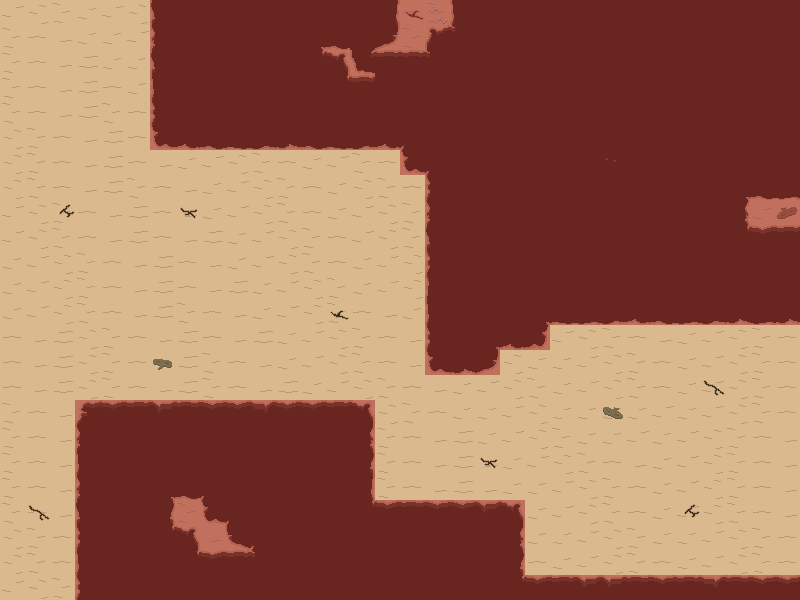

Tiled map render using the project's own tile images. Description and the whole map definition, tile-layer contents included, below:
An orthogonal 32x24 tile map with 25x25 px tiles, 3 tile layers (desertLayer, decorLayer, collisionLayer), 3 tilesets.

<map version="1.5" tiledversion="1.6.0" orientation="orthogonal" renderorder="right-down" width="32" height="24" tilewidth="25" tileheight="25" infinite="0" nextlayerid="5" nextobjectid="1">
 <editorsettings>
  <export target="tm_level2.json" format="json" />
 </editorsettings>
 <tileset firstgid="1" name="tm_collision" tilewidth="25" tileheight="25" tilecount="1" columns="1">
  <image source="tm_collision.png" width="25" height="25" />
 </tileset>
 <tileset firstgid="2" name="ts_decor" tilewidth="25" tileheight="25" tilecount="16" columns="4">
  <image source="ts_decor.png" width="100" height="100" />
 </tileset>
 <tileset firstgid="18" name="ts_desert" tilewidth="25" tileheight="25" tilecount="48" columns="8">
  <image source="ts_desert.png" width="200" height="150" />
 </tileset>
 <layer id="1" name="desertLayer" width="32" height="24">
  <data encoding="csv">
19,20,21,18,19,20,2147483701,44,44,44,44,44,44,44,44,2147483691,22,21,43,44,44,44,44,44,44,44,44,44,44,44,44,44,
21,22,23,18,18,19,2147483693,44,44,44,44,44,47,32,44,61,21,2147483685,38,44,44,44,44,44,44,44,44,44,44,44,44,44,
21,22,23,24,18,18,2147483701,44,44,44,44,44,39,37,41,31,31,38,44,44,44,44,44,44,44,44,44,44,44,44,44,44,
21,22,23,24,22,18,43,44,44,44,44,44,44,39,31,44,44,44,44,44,44,44,44,44,44,44,44,44,44,44,44,44,
21,22,23,24,21,22,51,44,44,44,44,44,44,44,44,44,44,44,44,44,44,44,44,44,44,44,44,44,44,44,44,44,
20,21,22,23,24,22,59,60,32,2147483681,2147483680,2147483708,32,2147483681,2147483680,60,46,44,44,44,44,44,44,44,44,44,44,44,44,44,44,44,
20,21,22,23,24,22,23,18,19,20,21,22,18,19,21,22,59,46,44,44,44,44,44,44,52,44,44,44,44,44,44,44,
20,21,22,23,24,21,22,23,18,19,20,21,22,18,20,21,22,51,44,44,44,44,44,44,44,44,44,44,44,47,32,33,
19,20,21,22,23,24,22,23,18,19,20,21,22,18,19,20,21,2147483693,44,44,44,44,44,44,44,44,44,44,44,45,18,22,
19,20,21,22,23,24,22,23,24,18,19,20,21,22,19,20,21,2147483701,44,44,44,44,44,44,44,44,44,44,44,39,30,31,
18,19,20,21,22,23,24,22,23,18,19,20,21,22,18,19,20,1073741875,44,44,44,44,44,44,44,44,44,44,44,44,44,44,
18,19,20,21,22,23,24,22,23,24,18,19,20,21,18,19,20,1073741867,44,44,44,44,44,44,44,44,44,44,44,44,44,44,
18,19,20,21,22,23,24,21,22,23,18,19,20,21,22,23,18,43,44,44,44,47,2147483681,33,2147483680,60,32,33,2147483680,2147483708,33,2147483708,
22,23,24,20,21,22,23,24,22,23,24,18,19,20,21,22,23,51,44,47,60,2147483707,19,20,21,22,23,18,19,20,21,22,
22,23,24,20,21,22,23,24,21,22,23,18,19,20,21,22,23,59,2147483708,61,20,18,18,19,20,21,22,18,19,20,21,22,
22,23,24,20,21,22,23,24,21,22,23,24,18,19,20,21,22,23,18,19,20,21,18,19,20,21,22,18,19,20,21,22,
21,22,23,35,30,31,2147483684,2147483679,2147483678,30,36,30,30,31,37,20,21,22,18,18,19,20,18,18,18,18,19,18,19,20,21,22,
21,22,23,2147483693,44,44,44,44,44,44,44,44,44,44,45,21,22,23,24,18,19,20,21,18,18,19,18,19,20,21,22,23,
21,22,23,43,44,44,44,44,44,44,44,44,44,44,53,21,22,23,24,23,18,19,20,21,22,23,18,19,20,21,22,23,
21,22,23,2147483693,44,44,47,32,46,44,44,44,44,44,2147483691,21,22,23,24,23,18,18,19,20,21,22,18,19,20,21,22,23,
21,22,23,2147483701,44,44,53,21,59,46,44,44,44,44,39,30,2147483679,2147483678,2147483678,2147483684,37,18,19,20,21,22,18,19,20,21,22,23,
20,21,22,51,44,44,39,37,23,2147483709,46,44,44,44,44,44,44,44,44,44,45,18,18,19,20,21,18,18,19,20,21,22,
20,21,22,43,44,44,44,39,30,31,38,44,44,44,44,44,44,44,44,44,53,22,18,19,20,21,22,18,19,20,21,22,
19,20,21,51,44,44,44,44,44,44,44,44,44,44,44,44,44,44,44,44,39,30,31,2147483684,2147483684,2147483679,2147483678,31,36,2147483679,2147483678,2147483678
</data>
 </layer>
 <layer id="2" name="decorLayer" width="32" height="24">
  <data encoding="csv">
0,0,0,0,0,0,0,0,0,0,0,0,0,0,0,0,2,13,0,0,0,0,0,0,0,0,0,0,0,0,0,0,
0,0,0,0,0,0,0,0,0,0,0,0,0,0,0,0,0,0,0,0,0,0,0,0,0,0,0,0,0,0,0,0,
0,0,0,0,0,0,0,0,0,0,0,0,0,0,0,0,0,0,0,0,0,0,0,0,0,0,0,0,0,0,0,0,
0,0,0,0,0,0,0,0,0,0,0,0,0,0,0,0,0,0,0,0,0,0,0,0,0,0,0,0,0,0,0,0,
0,0,0,0,0,0,0,0,0,0,0,0,0,0,0,0,0,0,0,0,0,0,0,0,0,0,0,0,0,0,0,0,
0,0,0,0,0,0,0,0,0,0,0,0,0,0,0,0,0,0,0,0,0,0,0,0,0,0,0,0,0,0,0,0,
0,0,0,0,0,0,0,0,0,0,0,0,0,0,0,0,0,0,0,0,0,0,0,0,0,0,0,0,0,0,0,0,
0,0,0,0,0,0,0,0,0,0,0,0,0,0,0,0,0,0,0,0,0,0,0,0,0,0,0,0,0,0,0,0,
0,0,5,0,0,0,0,3,0,0,0,0,0,0,0,0,0,0,0,0,0,0,0,0,0,0,0,0,0,0,0,8,
0,0,0,0,0,0,0,0,0,0,0,0,0,0,0,0,0,0,0,0,0,0,0,0,0,0,0,0,0,0,0,0,
0,0,0,0,0,0,0,0,0,0,0,0,0,0,0,0,0,0,0,0,0,0,0,0,0,0,0,0,0,0,0,0,
0,0,0,0,0,0,0,0,0,0,0,0,0,0,0,0,0,0,0,0,0,0,0,0,0,0,0,0,0,0,0,0,
0,0,0,0,0,0,0,0,0,0,0,0,0,2,0,0,0,0,0,0,0,0,0,0,0,0,0,0,0,0,0,0,
0,0,0,0,0,0,0,0,0,0,0,0,0,0,0,0,0,0,0,0,0,0,0,0,0,0,0,0,0,0,0,0,
0,0,0,0,0,0,7,0,0,0,0,0,0,0,0,0,0,0,0,0,0,0,0,0,0,0,0,0,0,0,0,0,
0,0,0,0,0,0,0,0,0,0,0,0,0,0,0,0,0,0,0,0,0,0,0,0,0,0,0,0,4,0,0,0,
0,0,0,0,0,0,0,0,0,0,0,0,0,0,0,0,0,0,0,0,0,0,0,0,2147483656,0,0,0,0,0,0,0,
0,0,0,0,0,0,0,0,0,0,0,0,0,0,0,0,0,0,0,0,0,0,0,0,0,0,0,0,0,0,0,0,
0,0,0,0,0,0,0,0,0,0,0,0,0,0,0,0,0,0,0,3,0,0,0,0,0,0,0,0,0,0,0,0,
0,0,0,0,0,0,0,0,0,0,0,0,0,0,0,0,0,0,0,0,0,0,0,0,0,0,0,0,0,0,0,0,
0,4,0,0,0,0,0,0,0,0,0,0,0,0,0,0,0,0,0,0,0,0,0,0,0,0,0,5,0,0,0,0,
0,0,0,0,0,0,0,0,0,0,0,0,0,0,0,0,0,0,0,0,0,0,0,0,0,0,0,0,0,0,0,0,
0,0,0,0,0,0,0,0,0,0,0,0,0,0,0,0,0,0,0,0,0,0,0,0,0,0,0,0,0,0,0,0,
0,0,0,0,0,0,0,0,0,0,0,0,0,0,0,0,0,0,0,0,0,0,0,0,0,0,0,0,0,0,0,0
</data>
 </layer>
 <layer id="3" name="collisionLayer" width="32" height="24">
  <data encoding="csv">
0,0,0,0,0,0,1,1,1,1,1,1,1,1,1,1,1,1,1,1,1,1,1,1,1,1,1,1,1,1,1,1,
0,0,0,0,0,0,1,1,1,1,1,1,1,1,1,1,1,1,1,1,1,1,1,1,1,1,1,1,1,1,1,1,
0,0,0,0,0,0,1,1,1,1,1,1,1,1,1,1,1,1,1,1,1,1,1,1,1,1,1,1,1,1,1,1,
0,0,0,0,0,0,1,1,1,1,1,1,1,1,1,1,1,1,1,1,1,1,1,1,1,1,1,1,1,1,1,1,
0,0,0,0,0,0,1,1,1,1,1,1,1,1,1,1,1,1,1,1,1,1,1,1,1,1,1,1,1,1,1,1,
0,0,0,0,0,0,1,1,1,1,1,1,1,1,1,1,1,1,1,1,1,1,1,1,1,1,1,1,1,1,1,1,
0,0,0,0,0,0,0,0,0,0,0,0,0,0,0,0,1,1,1,1,1,1,1,1,1,1,1,1,1,1,1,1,
0,0,0,0,0,0,0,0,0,0,0,0,0,0,0,0,0,1,1,1,1,1,1,1,1,1,1,1,1,1,1,1,
0,0,0,0,0,0,0,0,0,0,0,0,0,0,0,0,0,1,1,1,1,1,1,1,1,1,1,1,1,1,1,1,
0,0,0,0,0,0,0,0,0,0,0,0,0,0,0,0,0,1,1,1,1,1,1,1,1,1,1,1,1,1,1,1,
0,0,0,0,0,0,0,0,0,0,0,0,0,0,0,0,0,1,1,1,1,1,1,1,1,1,1,1,1,1,1,1,
0,0,0,0,0,0,0,0,0,0,0,0,0,0,0,0,0,1,1,1,1,1,1,1,1,1,1,1,1,1,1,1,
0,0,0,0,0,0,0,0,0,0,0,0,0,0,0,0,0,1,1,1,1,1,1,1,1,1,1,1,1,1,1,1,
0,0,0,0,0,0,0,0,0,0,0,0,0,0,0,0,0,1,1,1,1,1,0,0,0,0,0,0,0,0,0,0,
0,0,0,0,0,0,0,0,0,0,0,0,0,0,0,0,0,1,1,1,0,0,0,0,0,0,0,0,0,0,0,0,
0,0,0,0,0,0,0,0,0,0,0,0,0,0,0,0,0,0,0,0,0,0,0,0,0,0,0,0,0,0,0,0,
0,0,0,1,1,1,1,1,1,1,1,1,1,1,1,0,0,0,0,0,0,0,0,0,0,0,0,0,0,0,0,0,
0,0,0,1,1,1,1,1,1,1,1,1,1,1,1,0,0,0,0,0,0,0,0,0,0,0,0,0,0,0,0,0,
0,0,0,1,1,1,1,1,1,1,1,1,1,1,1,0,0,0,0,0,0,0,0,0,0,0,0,0,0,0,0,0,
0,0,0,1,1,1,1,1,1,1,1,1,1,1,1,0,0,0,0,0,0,0,0,0,0,0,0,0,0,0,0,0,
0,0,0,1,1,1,1,1,1,1,1,1,1,1,1,1,1,1,1,1,1,0,0,0,0,0,0,0,0,0,0,0,
0,0,0,1,1,1,1,1,1,1,1,1,1,1,1,1,1,1,1,1,1,0,0,0,0,0,0,0,0,0,0,0,
0,0,0,1,1,1,1,1,1,1,1,1,1,1,1,1,1,1,1,1,1,0,0,0,0,0,0,0,0,0,0,0,
0,0,0,1,1,1,1,1,1,1,1,1,1,1,1,1,1,1,1,1,1,1,1,1,1,1,1,1,1,1,1,1
</data>
 </layer>
 <objectgroup id="4" name="objectsLayer" />
</map>
